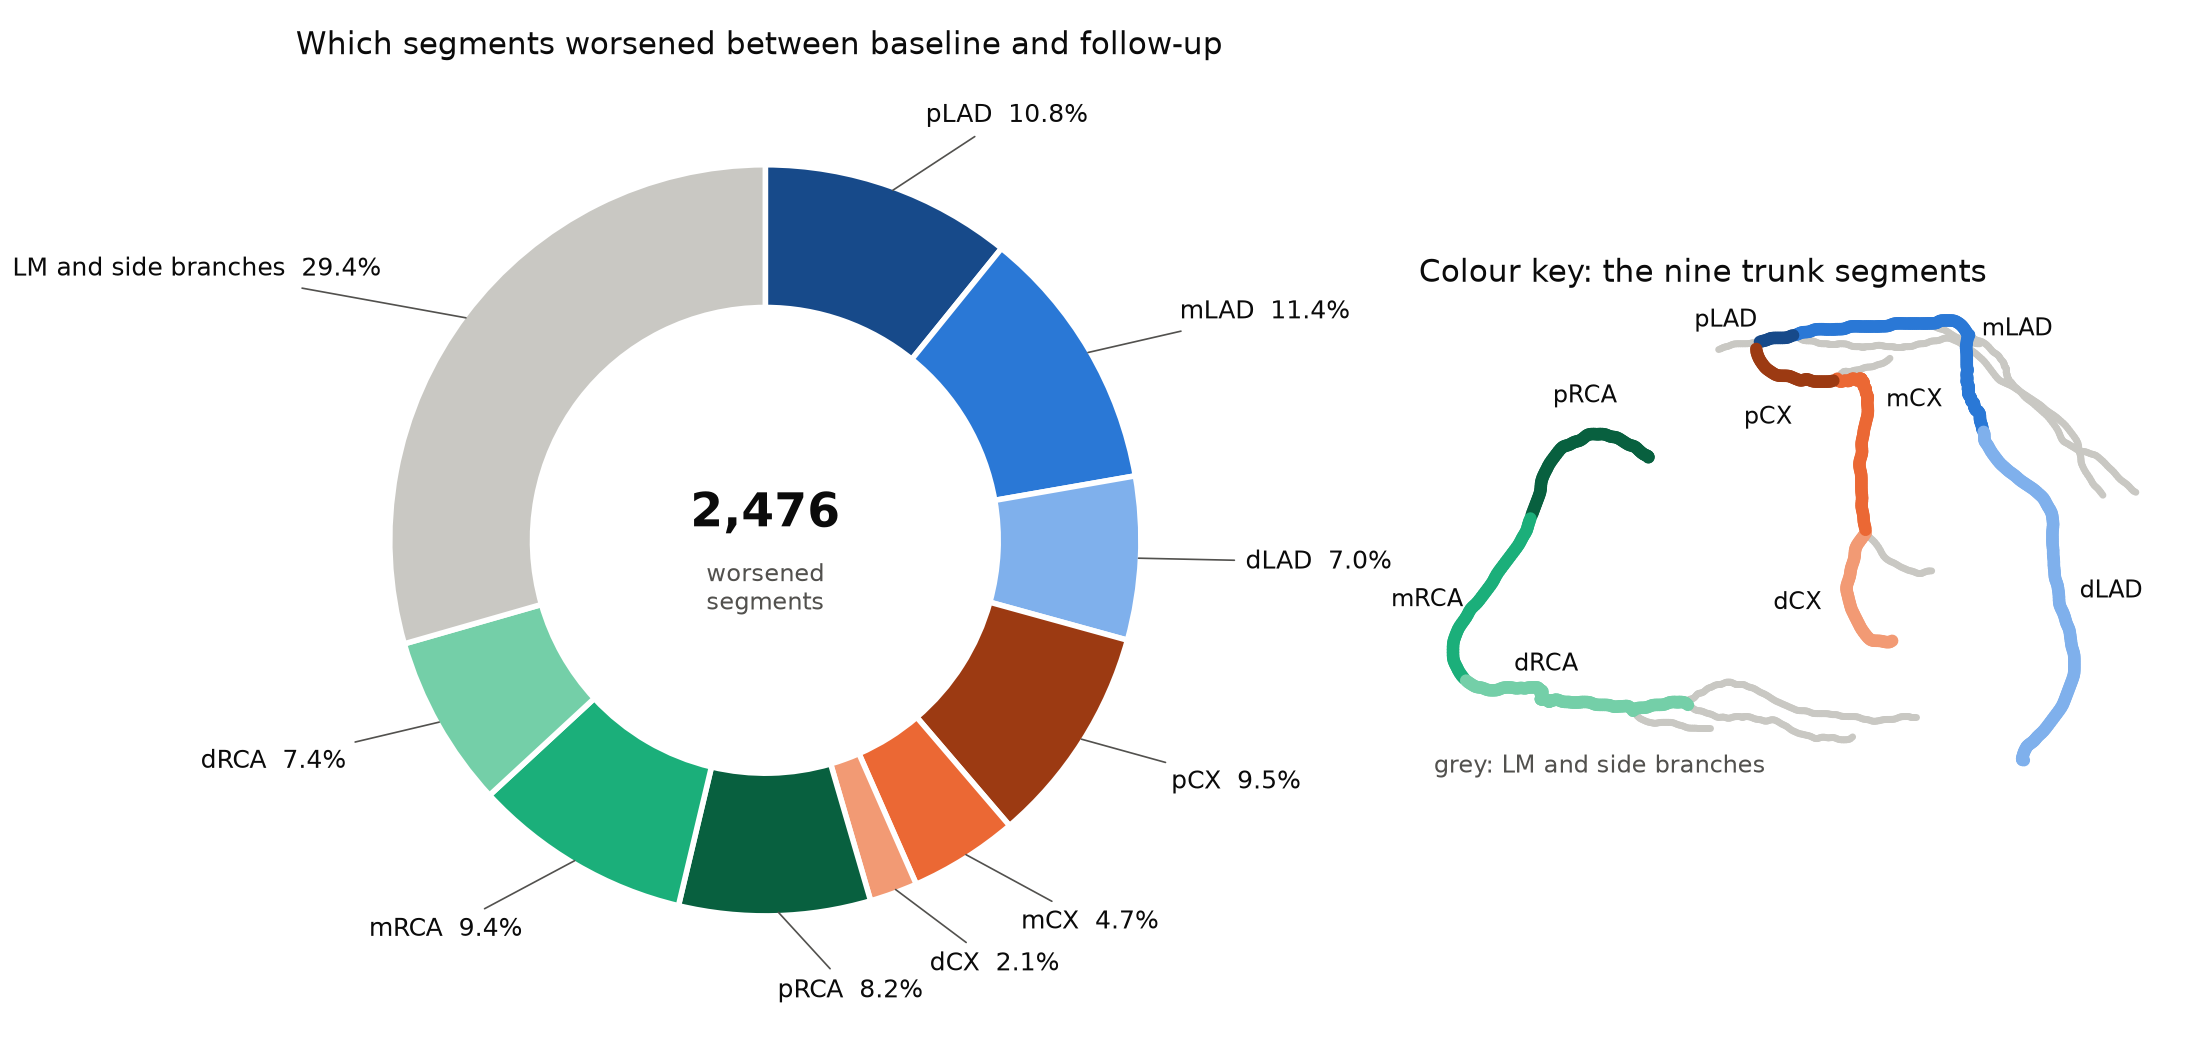

The script that saved this image:
"""Where the 541 progressed Medis patients progressed: a donut of the worsened segments, and a tree
with the 9 trunk segments in the same colours (LM and side branches grey).

    python CGPS_data/Medis_and_outcome/progression_pie.py

Counts are the aggregates from medis_match.md (dtu-gpu-7, 2026-10-29). The tree is only an anatomical
illustration (images/1, a local example tree, not a CGPS patient); its trunks are split into
proximal / mid / distal with the split_trunks.py rules: LAD at D1 and half the rest, LCx at OM1 and
OM2, RCA half way to the acute margin, the acute margin, then the end.
"""

from collections import defaultdict
from pathlib import Path

import heapq
import matplotlib.pyplot as plt
import numpy as np
import pyvista as pv

HERE = Path(__file__).parent
ROOT = HERE.parents[1]
COUNTS = {"pLAD": 268, "mLAD": 283, "dLAD": 174, "pCX": 234, "mCX": 116, "dCX": 51,
          "pRCA": 204, "mRCA": 233, "dRCA": 184, "LM and side branches": 729}
# one hue per artery, proximal darkest; LM and side branches neutral
COLORS = {"pLAD": "#174a8a", "mLAD": "#2a78d6", "dLAD": "#7fb0ec",
          "pCX": "#9c3a12", "mCX": "#eb6834", "dCX": "#f29a74",
          "pRCA": "#08603f", "mRCA": "#1baf7a", "dRCA": "#74cfa8",
          "LM and side branches": "#c9c8c3"}
INK, MUTED, SURFACE = "#0b0b0b", "#52514e", "#ffffff"


def load(side):
    m = pv.read(ROOT / "images" / f"1.coronary_{side}_centerline.vtk")
    nbr = defaultdict(list)
    for c in range(m.n_cells):
        ids = list(m.get_cell(c).point_ids)
        for a, b in zip(ids, ids[1:]):
            d = float(np.linalg.norm(m.points[a] - m.points[b]))
            nbr[a].append((b, d))
            nbr[b].append((a, d))
    return np.asarray(m.points), np.asarray(m.point_data["segment_name"]).astype(str), nbr


def path(nbr, src, dst):
    dist, prev, q = {src: 0.0}, {}, [(0.0, src)]
    while q:
        d, u = heapq.heappop(q)
        if u == dst:
            break
        for v, w in nbr[u]:
            if d + w < dist.get(v, np.inf):
                dist[v], prev[v] = d + w, u
                heapq.heappush(q, (d + w, v))
    out = [dst]
    while out[-1] != src:
        out.append(prev[out[-1]])
    return out[::-1]


def end_of(nbr, names, name):
    return next(p for p in nbr if len(nbr[p]) == 1 and names[p] == name)


def arc(P, idx):
    return np.r_[0, np.cumsum(np.linalg.norm(np.diff(P[idx], axis=0), axis=1))]


def origin(P, idx, names, branch):
    """Arc position on the trunk path where a side branch leaves (nearest trunk point)."""
    B = P[names == branch]
    return int(np.argmin(np.min(np.linalg.norm(P[idx][:, None] - B[None], axis=2), axis=1)))


def cut(s, *marks):
    return np.digitize(s, sorted(marks))  # 0 = proximal, 1 = mid, 2 = distal


def split_left(P, names, nbr):
    ost = end_of(nbr, names, "LM")
    color = {}
    for art, end, (b1, b2) in (("LAD", "LAD", ("D1", None)), ("CX", "LCX", ("OM1", "OM2"))):
        idx = [i for i in path(nbr, ost, end_of(nbr, names, end)) if names[i] != "LM"]
        s = arc(P, idx)
        k1 = s[origin(P, idx, names, b1)]
        k2 = s[origin(P, idx, names, b2)] if b2 else k1 + (s[-1] - k1) / 2
        for i, z in zip(idx, cut(s, k1, k2)):
            color[i] = "pmd"[z] + art
    return color


def split_right(P, names, nbr):
    tips = [p for p in nbr if len(nbr[p]) == 1 and names[p] == "RCA"]
    ost = tips[0]
    crux = max((p for p in nbr if len(nbr[p]) >= 3), key=lambda p: len(path(nbr, ost, p)))
    idx = path(nbr, ost, crux)
    s = arc(P, idx)
    a, b = P[idx[0]], P[idx[-1]]
    off = np.linalg.norm(np.cross(P[idx] - a, b - a), axis=1) / np.linalg.norm(b - a)
    am = s[int(np.argmax(off))]
    return {i: "pmd"[z] + "RCA" for i, z in zip(idx, cut(s, am / 2, am))}


LABEL_SHIFT = {"pLAD": (-9, 3), "mLAD": (9, 0), "dLAD": (9, 0), "pCX": (-4, -7), "mCX": (8, 0),
               "dCX": (-9, 0), "pRCA": (0, 7), "mRCA": (-9, 0), "dRCA": (0, 6)}


def draw_tree(ax):
    for side, splitter in (("left", split_left), ("right", split_right)):
        P, names, nbr = load(side)
        seg = splitter(P, names, nbr)
        done = set()
        for u in nbr:
            for v, _ in nbr[u]:
                if (v, u) in done:
                    continue
                done.add((u, v))
                key = seg.get(u) if seg.get(u) == seg.get(v) else None
                xy = P[[u, v]][:, [0, 2]]
                ax.plot(xy[:, 0], xy[:, 1], color=COLORS.get(key, COLORS["LM and side branches"]),
                        lw=4.5 if key else 2.5, solid_capstyle="round", zorder=3 if key else 2)
        for key in set(seg.values()):
            pts = [i for i in seg if seg[i] == key]
            x, y = P[pts[len(pts) // 2]][[0, 2]]
            dx, dy = LABEL_SHIFT[key]
            ax.text(x + dx, y + dy, key, fontsize=8.5, color=INK, ha="center", va="center")
    ax.text(0.02, 0.02, "grey: LM and side branches", transform=ax.transAxes, fontsize=8.5, color=MUTED)
    ax.set_aspect("equal")
    ax.axis("off")


def draw_donut(ax):
    total = sum(COUNTS.values())
    labels, vals = list(COUNTS), list(COUNTS.values())
    wedges, _ = ax.pie(vals, colors=[COLORS[k] for k in labels], startangle=90, counterclock=False,
                       wedgeprops={"width": 0.38, "edgecolor": SURFACE, "linewidth": 2})
    for w, k, v in zip(wedges, labels, vals):
        t = np.deg2rad((w.theta1 + w.theta2) / 2)
        x, y = np.cos(t), np.sin(t)
        ax.annotate(f"{k}  {100 * v / total:.1f}%", xy=(0.98 * x, 0.98 * y), xytext=(1.28 * x, 1.2 * y),
                    ha="left" if x >= 0 else "right", va="center", fontsize=9, color=INK,
                    arrowprops={"arrowstyle": "-", "color": MUTED, "lw": 0.6})
    ax.text(0, 0.07, f"{total:,}", ha="center", va="center", fontsize=17, color=INK, weight="bold")
    ax.text(0, -0.13, "worsened\nsegments", ha="center", va="center", fontsize=8.5, color=MUTED)
    ax.set_aspect("equal")


def main():
    fig, (a1, a2) = plt.subplots(1, 2, figsize=(11, 5.2), gridspec_kw={"width_ratios": [1.25, 1]})
    fig.patch.set_facecolor(SURFACE)
    draw_donut(a1)
    draw_tree(a2)
    a1.set_title("Which segments worsened between baseline and follow-up", fontsize=11, color=INK, loc="left")
    a2.set_title("Colour key: the nine trunk segments", fontsize=11, color=INK, loc="left")
    fig.tight_layout()
    for ext in ("png", "pdf"):
        fig.savefig(HERE / f"progression_pie.{ext}", dpi=200, facecolor=SURFACE)


if __name__ == "__main__":
    main()
